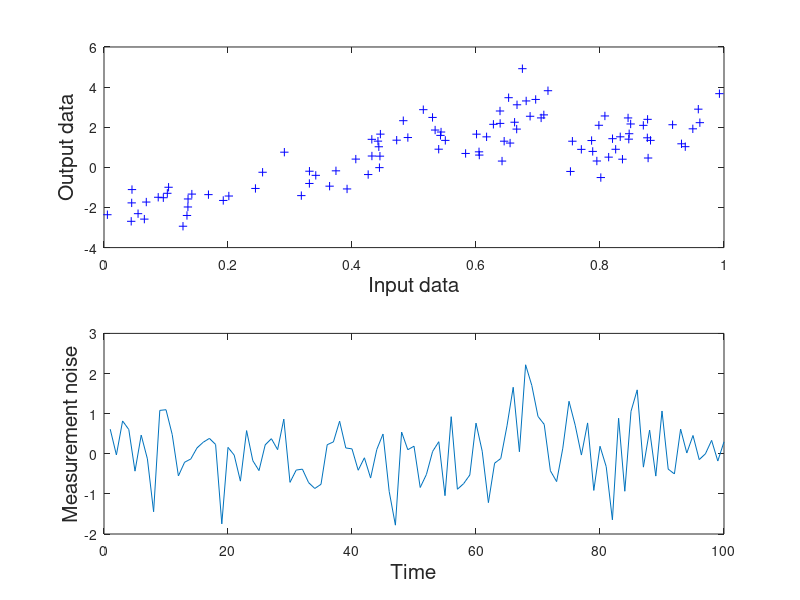

MATLAB code to generate this figure: (Note: this script raises an error after producing the figure.)
% PURPOSE : To approximate a noisy nolinear function with RBFs, where the number
%           of parameters and parameter values are estimated via reversible jump
%           Markov Chain Monte Carlo (MCMC) simulation.
             
% AUTHOR  : Nando de Freitas - Thanks for the acknowledgement :-)
% DATE    : 21-01-99

clear;
echo off;

% INITIALISATION AND PARAMETERS:
% =============================

N = 100;                       % Number of time steps.
t = 1:1:N;                    % Time.
chainLength = 2000;           % Length of the Markov chain simulation.
burnIn = 1000;                % Burn In period.
bFunction = 'rjGaussian'      % Type of basis function.
par.doPlot = 0;               % 1 plot. 0 don't plot.
par.a = 2;                    % Hyperparameter for delta.  
par.b = 10;                   % Hyperparameter for delta.
par.e1 = 0.0001;              % Hyperparameter for nabla.    
par.e2 = 0.0001;              % Hyperparameter for nabla.   
par.v = 0.1; %0;                    % Hyperparameter for sigma    
par.gamma = 0.1; % 0;                % Hyperparameter for sigma. 
par.kMax = 50;                % Maximum number of basis.
par.arbC = 0.25;              % Constant for birth and death moves.
par.merge = .1;               % Split-Merge parameter.
par.Lambda = .5;              % Hybrid Metropolis decision parameter.
par.sRW = .001;               % Variance of noise in the random walk.
par.walkPer = 0.1;            % Percentange of random walk interval. 

% GENERATE THE DATA:
% =================
noiseVar = 0.5;
x = 4*rand(N,1)-2;                    % Input data - uniform in [-2,2].
u = randn(N,1);
noise = sqrt(noiseVar)*u;             % Measurement noise
varianceN=var(noise)
y = x + 2*exp(-16*(x.^(2))) + 2*exp(-16*((x-.7).^(2)))   + noise;  % Output data.
x=(x+2)/4;                            % Rescaling to [0,1].
ynn = y-noise;
xv = 4*rand(N,1)-2;                    % Input data - uniform in [-2,2].
uv = randn(N,1);
noisev = sqrt(noiseVar)*uv;   
yv = xv + 2*exp(-16*(xv.^(2))) + 2*exp(-16*((xv-.7).^(2)))   + noisev;  % Output data.
xv=(xv+2)/4;               
yvnn = yv-noisev;

figure(1)
subplot(211)
plot(x,y,'b+');
ylabel('Output data','fontsize',15);
xlabel('Input data','fontsize',15);
%axis([0 1 -3 3]);
subplot(212)
plot(noise)
ylabel('Measurement noise','fontsize',15);
xlabel('Time','fontsize',15);



% PERFORM REVERSE JUMP MCMC WITH RADIAL BASIS:
% ===========================================
[k,mu,alpha,sigma,nabla,delta,yp,ypv,post] = rjnn(x,y,chainLength,N,bFunction,par,xv,yv);

% COMPUTE CENTROID, MAP AND VARIANCE ESTIMATES:
% ============================================

[l,m]=size(mu{1});
[Nv,d]=size(xv);
l=chainLength-burnIn;
muvec=zeros(l,m);
alphavec=zeros(m+d+1,l);
ypred = zeros(N,l+1);
ypredv = zeros(Nv,l+1);
for i=1:N;
  ypred(i,:) = yp(i,1,burnIn:chainLength);
end;
for i=1:Nv;
  ypredv(i,:) = ypv(i,1,burnIn:chainLength);
end;
ypred = mean(ypred');
ypredv = mean(ypredv');
fevTrain =(y-ypred')'*(y-ypred')*inv((y-mean(y)*ones(size(y)))'*(y-mean(y)*ones(size(y))))
fevTest = (yv-ypredv')'*(yv-ypredv')*inv((yv-mean(yv)*ones(size(yv)))'*(yv-mean(yv)*ones(size(yv))))

% PLOTS:
% =====
figure;
[xv,i]=sort(xv);
yvnn=yvnn(i);
ypredv=ypredv(i);
yv=yv(i);
[x,i]=sort(x);
ynn=ynn(i);
ypred=ypred(i);
y=y(i);
plot(x,ynn,'k:',x,y,'b+',x,ypred,'r','linewidth',3)
ylabel('Train output','fontsize',18)
xlabel('Train input','fontsize',18)
print(gcf, '-dpdf', 'rjmcmc_train');



figure
plot(xv,yvnn,'k:',xv,yv,'b+',xv,ypredv,'r','linewidth',3)
ylabel('Test output','fontsize',18)
xlabel('Test input','fontsize',18)
legend('True function','Test data','Prediction');
print(gcf, '-dpdf', 'rjmcmc_test')

% COMPUTE THE MOST LIKELY MODES:
% =============================
pInt=2;
support=[1:1:4];
probk=zeros((chainLength)/pInt,length(support));
for p=pInt:pInt:chainLength,  
  [probk(p/pInt,:),kmodes]=hist(k(1:p),support);
  probk(p/pInt,:)=probk(p/pInt,:)/p;
end;
figure;
plot(pInt:pInt:chainLength,probk(:,1),'k--',...
  pInt:pInt:chainLength,probk(:,2),'b:',...
  pInt:pInt:chainLength,probk(:,3),'r',...
  pInt:pInt:chainLength,probk(:,4),'g-.','linewidth',3);
xlabel('Chain length','fontsize',15)
ylabel('p(k|y)','fontsize',15)
legend('k=1','k=2','k=3','k=4')
modes = probk(chainLength/2,:);
print(gcf, '-dpdf', 'rjmcmc_K_vs_time')

%KPM
figure;
bar([probk(end,1) probk(end,2) probk(end,3) probk(end,4)])
title('p(k|data)')
print(gcf, '-dpdf', 'rjmcmc_K_hist')


% HISTOGRAMS:
% ==========
figure;
subplot(321)
hist(delta(burnIn:chainLength),80)
ylabel('Regularisation parameter','fontsize',15);
subplot(322)
plot(delta)
ylabel('Regularisation parameter','fontsize',15);
subplot(323)
hist(sigma(burnIn:chainLength),80)
ylabel('Noise variance','fontsize',15);
subplot(324)
plot(sigma)
ylabel('Noise variance','fontsize',15);
subplot(325)
hist(nabla(burnIn:chainLength),80)
ylabel('Poisson parameter','fontsize',15);
subplot(326)
plot(nabla)
ylabel('Poisson parameter','fontsize',15);















